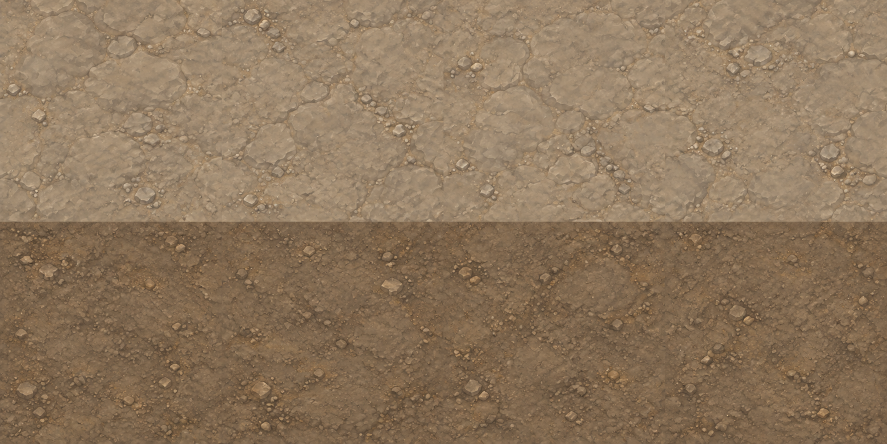
#> input picture art-source/world/first-basin/world-first-basin-ground-v01-master.png, 1774 x 887 px (shown at 1/2 size)
$ python pack-basin-environment-v1.py
#> lines starting #> are read from the running program, lines starting #| are printed output that depends on the picture; after the words box and inside, x2 and y2 are one past the last pixel; in counts of white or black regions, pixels touching at a corner belong together
"""Package the generated First Basin V1 raster sources without repainting.

Only the new sibling atlas and its manifest are written. Accepted desert,
settlement, building, and character images are never opened for mutation.
Run from the repository root with a Pillow-capable Python environment.
"""
from pathlib import Path
import argparse
import hashlib
import json
import sys

sys.dont_write_bytecode = True
REPO = Path(__file__).resolve().parents[1]
sys.path.insert(0, str(REPO / ".wrangler/art-python"))
from PIL import Image, ImageChops, ImageDraw, ImageFilter

CELL = 128
COLUMNS, ROWS = 8, 4
BASELINE = 122
SOURCES = [
    ("world-first-basin-ground-v01-master.png", 4, 2),
    ("world-first-basin-cave-walls-v01-master.png", 4, 4),
    ("world-first-basin-props-v01-master.png", 4, 2),
]
PROP_NAMES = [
    "loose-mineral-rubble", "dry-root-debris", "weathered-mineral-rock", "damp-floor-patch",
    "stratified-rock-pillar", "wild-cactus-cluster", "trail-cairn", "rockslide-barrier-debris",
]
PROP_WORLD_SIZES = [160, 160, 192, 160, 256, 224, 160, 224]
PROP_ENVELOPES = [(116, 76), (116, 64), (108, 95), (116, 44), (100, 116), (114, 114), (74, 108), (116, 96)]
NAMES = [*[f"cave-dusty-stone-{n}" for n in range(4)], *[f"cave-compacted-earth-{n}" for n in range(4)],
         *[f"cave-wall-mask-{n}" for n in range(16)], *PROP_NAMES]


def sha256(path):
    return hashlib.sha256(path.read_bytes()).hexdigest()


def alpha_bounds(image, threshold=8):
    return image.getchannel("A").point(lambda value: 255 if value >= threshold else 0).getbbox()


def isolated_props(source):
    """Retain each full authored silhouette even across nominal grid edges.

    Alpha components locate subjects, not new geometry. A small dilation keeps
    each selected source subject's original antialiasing/contact-shadow alpha;
    overlapping rectangles never import pixels belonging to a neighbor.
    """
    alpha = source.getchannel("A").tobytes()
    width, height = source.size
    visited = bytearray(width * height)
    candidates = {}
    for start, value in enumerate(alpha):
        if value < 8 or visited[start]:
            continue
        visited[start] = 1
        stack, pixels = [start], []
        left, top, right, bottom = width, height, 0, 0
        while stack:
            pixel = stack.pop()
            pixels.append(pixel)
            x, y = pixel % width, pixel // width
            left, top = min(left, x), min(top, y)
            right, bottom = max(right, x + 1), max(bottom, y + 1)
            neighbors = []
            if x: neighbors.append(pixel - 1)
            if x + 1 < width: neighbors.append(pixel + 1)
            if y: neighbors.append(pixel - width)
            if y + 1 < height: neighbors.append(pixel + width)
            for neighbor in neighbors:
                if not visited[neighbor] and alpha[neighbor] >= 8:
                    visited[neighbor] = 1
                    stack.append(neighbor)
        if len(pixels) < 256:
            continue
        slot = min(1, int((top + bottom) / 2 * 2 / height)) * 4 + min(3, int((left + right) / 2 * 4 / width))
        if slot not in candidates or len(pixels) > len(candidates[slot][1]):
            candidates[slot] = ((left, top, right, bottom), pixels)
    if set(candidates) != set(range(8)):
        raise ValueError(f"Expected8 isolated prop subjects, got {list(candidates)}")
    subjects = {}
    for slot, (bounds, pixels) in candidates.items():
        box = (max(0, bounds[0] - 3), max(0, bounds[1] - 3), min(width, bounds[2] + 3), min(height, bounds[3] + 3))
        crop = source.crop(box)
        mask_bytes = bytearray(crop.width * crop.height)
        for pixel in pixels:
            x, y = pixel % width - box[0], pixel // width - box[1]
            mask_bytes[y * crop.width + x] = 255
        mask = Image.frombytes("L", crop.size, bytes(mask_bytes)).filter(ImageFilter.MaxFilter(7))
        crop.putalpha(ImageChops.multiply(crop.getchannel("A"), mask))
        subjects[slot] = (box, crop)
    return subjects


def main():
    parser = argparse.ArgumentParser()
    parser.add_argument("--source", type=Path, default=REPO / "art-source/world/first-basin")
    parser.add_argument("--output", type=Path, default=REPO / "public/assets/world/tiles/world-first-basin-extension-v01.png")
    parser.add_argument("--manifest", type=Path, default=REPO / "world/first-basin-extension-v01.json")
    parser.add_argument("--review", type=Path, default=REPO / ".wrangler/first-basin-work/first-basin-atlas-review.png")
    args = parser.parse_args()
    atlas = Image.new("RGBA", (COLUMNS * CELL, ROWS * CELL))
#> atlas: PIL image 1024x512 RGBA; every value is 0
    frames, source_records = [], []
    next_id = 0
    for source_index, (filename, columns, rows) in enumerate(SOURCES):
        path = args.source / filename
        source = Image.open(path).convert("RGBA")
        extrema = source.getchannel("A").getextrema()
#> extrema = (255, 255)
        expected_alpha = (255, 255) if source_index < 2 else (0, 255)
        if extrema != expected_alpha:
            raise ValueError(f"Unexpected source alpha in {filename}: {extrema}; expected {expected_alpha}")
        source_records.append({"path": path.relative_to(REPO).as_posix(), "sha256": sha256(path),
                               "width": source.width, "height": source.height, "columns": columns, "rows": rows,
                               "alphaRange": list(extrema)})
        subjects = isolated_props(source) if source_index == 2 else None
        for source_id in range(columns * rows):
            col, row = source_id % columns, source_id // columns
            box = (round(col * source.width / columns), round(row * source.height / rows),
                   round((col + 1) * source.width / columns), round((row + 1) * source.height / rows))
            raw = source.crop(box)
            tile_id = next_id
            next_id += 1
            if source_index < 2:
                # Remove only generator cell separators. The tile remains
                # authored raster material, with no color or texture edits.
                content_box = (2, 2, raw.width - 2, raw.height - 2)
                cell = raw.crop(content_box).resize((CELL, CELL), Image.Resampling.LANCZOS)
                if cell.getchannel("A").getextrema() != (255, 255):
                    raise ValueError(f"Material cell {tile_id} is not opaque")
            else:
                box, content = subjects[source_id]
                content_box = box
                content.thumbnail(PROP_ENVELOPES[tile_id - 24], Image.Resampling.LANCZOS)
                cell = Image.new("RGBA", (CELL, CELL))
                cell.alpha_composite(content, ((CELL - content.width) // 2, BASELINE - content.height))
                bounds = alpha_bounds(cell)
                if bounds is None or bounds[0] < 2 or bounds[1] < 2 or bounds[2] > 126 or bounds[3] > BASELINE:
                    raise ValueError(f"Export prop bounds invalid {tile_id}: {bounds}")
            slot = ((tile_id % COLUMNS) * CELL, (tile_id // COLUMNS) * CELL)
            atlas.alpha_composite(cell, slot)
            frame = {"tileId": tile_id, "name": NAMES[tile_id],
                     "category": "ground" if tile_id < 8 else "cave-wall" if tile_id < 24 else "prop",
                     "sourceSheet": source_index, "sourceCell": source_id, "sourceCrop": list(box),
                     "sourceContentCrop": list(content_box), "atlasRect": [*slot, CELL, CELL],
                     "alphaBounds": list(alpha_bounds(cell)), "alphaRange": list(cell.getchannel("A").getextrema()),
                     "footBaseline": BASELINE if tile_id >= 24 else CELL,
                     "origin": [0.5, BASELINE / CELL] if tile_id >= 24 else [0.5, 1]}
            if tile_id >= 24:
                size = PROP_WORLD_SIZES[tile_id - 24]
                frame.update({"displayWidth": size, "displayHeight": size})
            frames.append(frame)
#> this loop made 8 passes
#> pass 1, in main, `raw = source.crop(box)`:
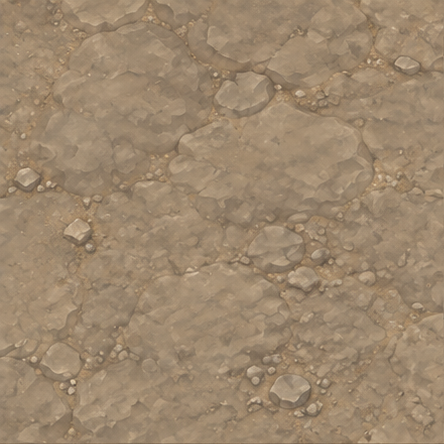
#> raw: PIL image 444x444 RGBA; mean R, G, B, A 157.1, 135.3, 109.8, 255
#> pass 1, in main, `cell = raw.crop(content_box).resize((CELL, CELL), Image.Resampling.LAN..`:
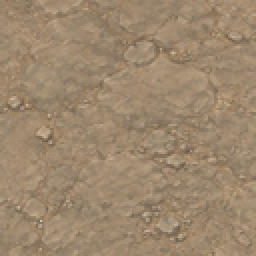
#> cell: PIL image 128x128 RGBA (shown 2 times larger); mean R, G, B, A 157.1, 135.3, 109.8, 255
#> pass 2, in main, `raw = source.crop(box)`:
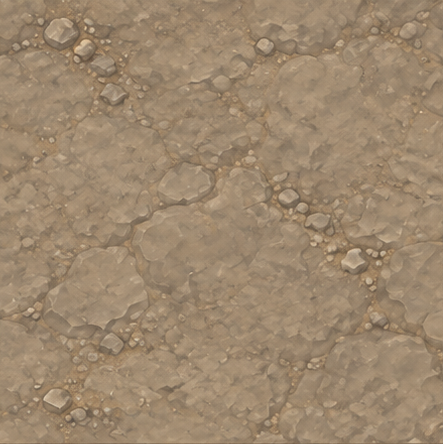
#> raw: PIL image 443x444 RGBA; mean R, G, B, A 157.1, 135.4, 110, 255
#> pass 2, in main, `cell = raw.crop(content_box).resize((CELL, CELL), Image.Resampling.LAN..`:
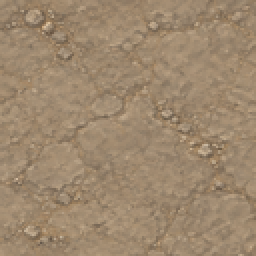
#> cell: PIL image 128x128 RGBA (shown 2 times larger); mean R, G, B, A 157.1, 135.4, 110.1, 255
#> after the loop:
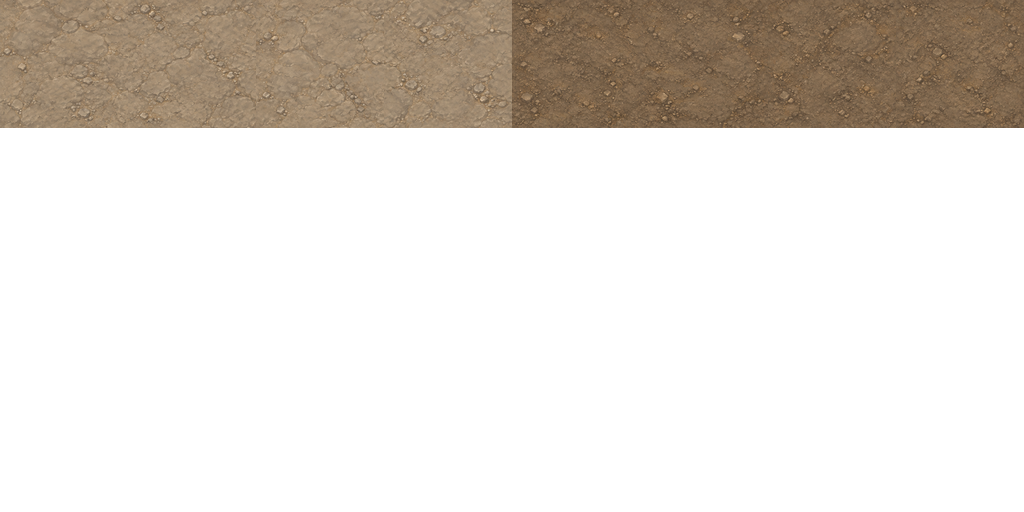
#> atlas: PIL image 1024x512 RGBA; mean R, G, B, A 35.2, 29.5, 23.2, 63.8; transparent parts drawn white
#> after the loop:
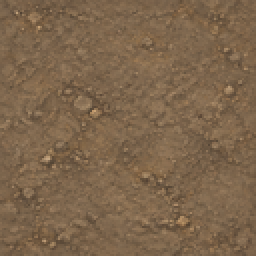
#> cell: PIL image 128x128 RGBA (shown 2 times larger); mean R, G, B, A 125.3, 101.3, 76.1, 255
#> after the loop, frames = 8 items; next_id = 8
#> pass 2 of the loop in main, `for source_index, (filename, columns, rows) in enumerate(SOURCES):`:
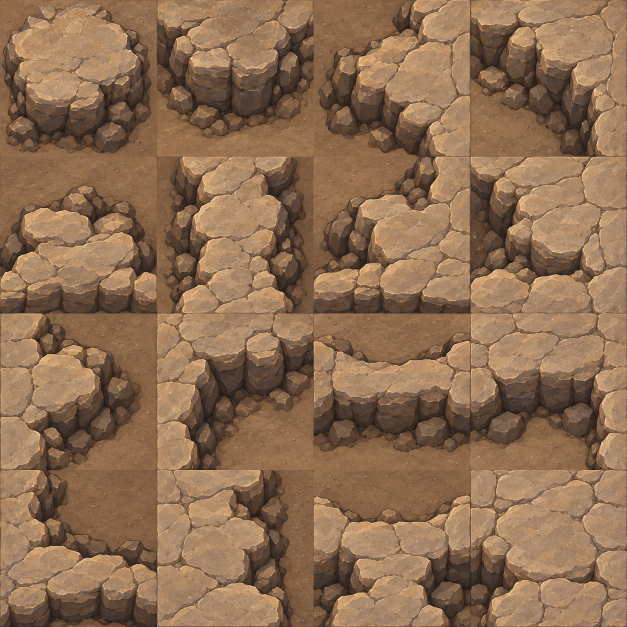
#> input picture art-source/world/first-basin/world-first-basin-cave-walls-v01-master.png, 1254 x 1254 px (shown at 1/2 size)
#> source: PIL image 1254x1254 RGBA
#> the loop in main, `for source_id in range(columns * rows):` made 16 passes
#> slot on passes 1 to 8: (0, 128), (128, 128), (256, 128), (384, 128), (512, 128), (640, 128), (768, 128), (896, 128)
#> after the loop in main, `for source_id in range(columns * rows):`:
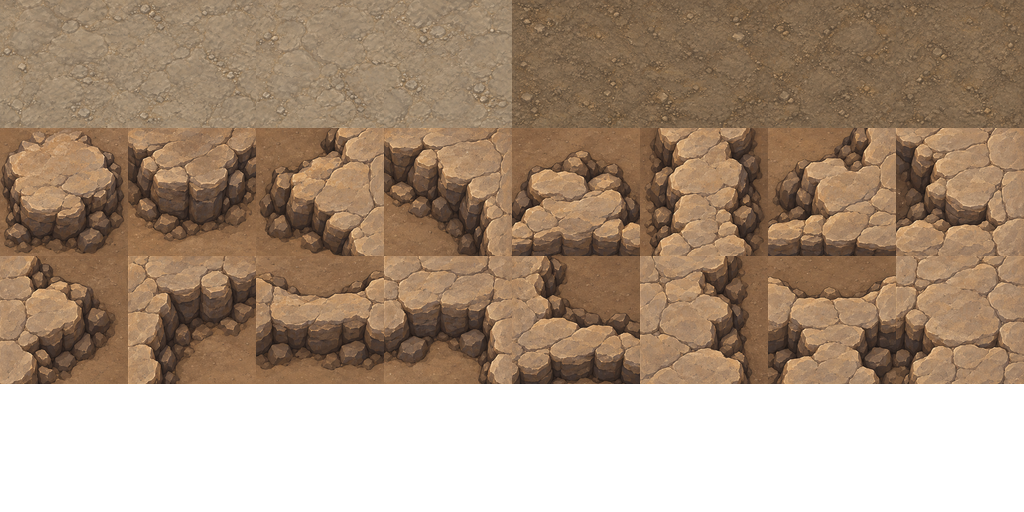
#> atlas: PIL image 1024x512 RGBA; mean R, G, B, A 106, 84.3, 64.1, 191.2; transparent parts drawn white
#> after the loop in main, `for source_id in range(columns * rows):`:
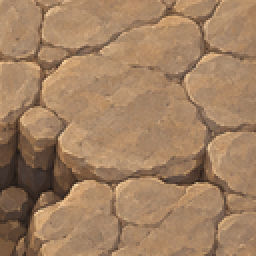
#> cell: PIL image 128x128 RGBA (shown 2 times larger); mean R, G, B, A 161.3, 128.2, 98.3, 255
#> after the loop in main, `for source_id in range(columns * rows):`: frames = 24 items; next_id = 24
#> pass 3 of the loop in main, `for source_index, (filename, columns, rows) in enumerate(SOURCES):`:
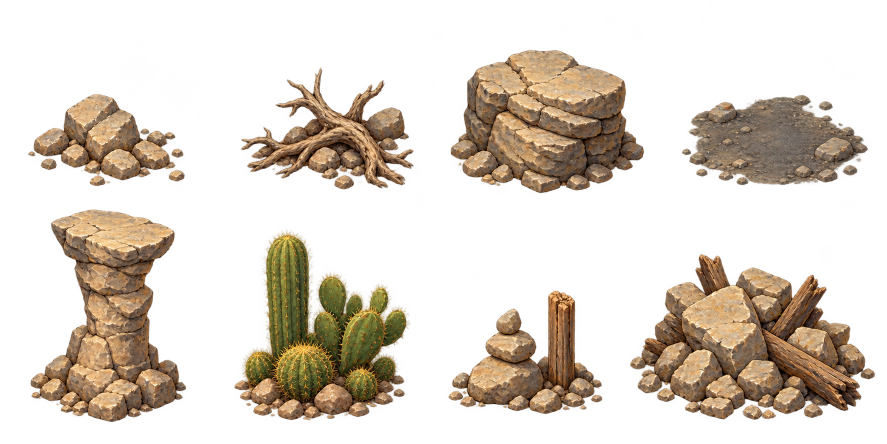
#> input picture art-source/world/first-basin/world-first-basin-props-v01-master.png, 1774 x 887 px (shown at 1/2 size)
#> in main, source is the input picture: PIL image 1774x887 RGBA; mean R, G, B, A 52.1, 39.8, 27.6, 77.6
#> extrema = (0, 255)
#> the loop in isolated_props, `for start, value in enumerate(alpha):` made 1573538 passes
#> value on passes 1 to 3: 1, 0, 0
#> after the loop in isolated_props, `for start, value in enumerate(alpha):`: candidates = 8 items
#> the loop in isolated_props, `for slot, (bounds, pixels) in candidates.items():` made 8 passes
#> (slot, bounds, box) on passes 1 to 8: (2, (901, 99, 1289, 387), (898, 96, 1292, 390)), (1, (481, 134, 829, 379), (478, 131, 832, 382)), (0, (56, 187, 370, 373), (53, 184, 373, 376)), (3, (1376, 189, 1736, 371), (1373, 186, 1739, 374)), (4, (60, 418, 373, 844), (57, 415, 376, 847)), (5, (468, 459, 821, 841), (465, 456, 824, 844)), (7, (1260, 507, 1750, 840), (1257, 504, 1753, 843)), (6, (896, 581, 1207, 829), (893, 578, 1210, 832))
#> pass 1, in isolated_props, `mask = Image.frombytes("L", crop.size, bytes(mask_bytes)).filter(Image..`:
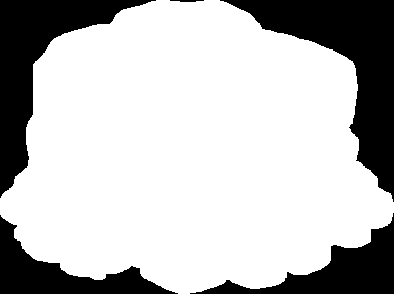
#> mask: PIL image 394x294 L; 74.2% white; 5 black regions, box (x1, y1, x2, y2) and area: (220, 0, 394, 202) 11228, (0, 0, 156, 198) 8722, (190, 213, 394, 294) 5152, (0, 215, 178, 294) 4695, (170, 0, 204, 2) 50
#> the loop in main, `for source_id in range(columns * rows):` made 8 passes
#> (content_box, bounds, slot, size) on passes 1 to 7: ((53, 184, 373, 376), (7, 53, 121, 121), (0, 384), 160), ((478, 131, 832, 382), (20, 59, 108, 122), (128, 384), 160), ((898, 96, 1292, 390), (10, 42, 117, 121), (256, 384), 192), ((1373, 186, 1739, 374), (22, 78, 107, 122), (384, 384), 160), ((57, 415, 376, 847), (22, 7, 106, 122), (512, 384), 256), ((465, 456, 824, 844), (12, 9, 115, 121), (640, 384), 224), ((893, 578, 1210, 832), (27, 63, 100, 122), (768, 384), 160)
#> after the loop in main, `for source_id in range(columns * rows):`:
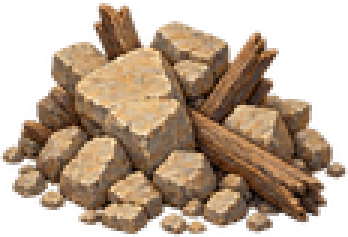
#> content: PIL image 116x79 RGBA (shown 3 times larger); mean R, G, B, A 97.9, 75.3, 54, 152.4; transparent parts drawn white
#> after the loop in main, `for source_id in range(columns * rows):`: frames = 32 items; next_id = 32
    if len(frames) != 32:
        raise ValueError(f"Expected32 frames, got {len(frames)}")
    unique = {hashlib.sha256(atlas.crop((x, y, x + CELL, y + CELL)).tobytes()).hexdigest()
              for x, y, _, _ in (frame["atlasRect"] for frame in frames)}
#> unique = 32 items
    if len(unique) != 32:
        raise ValueError(f"Only {len(unique)} distinct source exports")
    args.output.parent.mkdir(parents=True, exist_ok=True)
    atlas.save(args.output, optimize=True, compress_level=9)
    manifest = {
        "identifier": "CactiGrowFirstBasinExtensionV1",
        "runtimePath": "/assets/world/tiles/world-first-basin-extension-v01.png",
        "tileSize": CELL, "columns": COLUMNS, "rows": ROWS, "samplingInset": 1,
        "ground": {"cave-dusty-stone": list(range(4)), "cave-compacted-earth": list(range(4, 8))},
        "caveWalls": {"firstTileId": 8, "count": 16, "neighborBits": {"north": 1, "east": 2, "south": 4, "west": 8},
                      "authority": "visual connection mask derived only from unchanged authored IntGrid"},
        "props": {name: index + 24 for index, name in enumerate(PROP_NAMES)},
        "propDisplay": {"preserveAspect": True, "footBaseline": BASELINE, "originX": 0.5, "originY": BASELINE / CELL,
                        "collision": "none; independently authored gameplay geometry only"},
        "propRegistration": {name: {"displayWidth": size, "displayHeight": size, "footBaseline": BASELINE}
                             for name, size in zip(PROP_NAMES, PROP_WORLD_SIZES)},
        "sources": source_records, "frames": frames,
#> (the run stopped early here; a loop or call above may not have finished)
